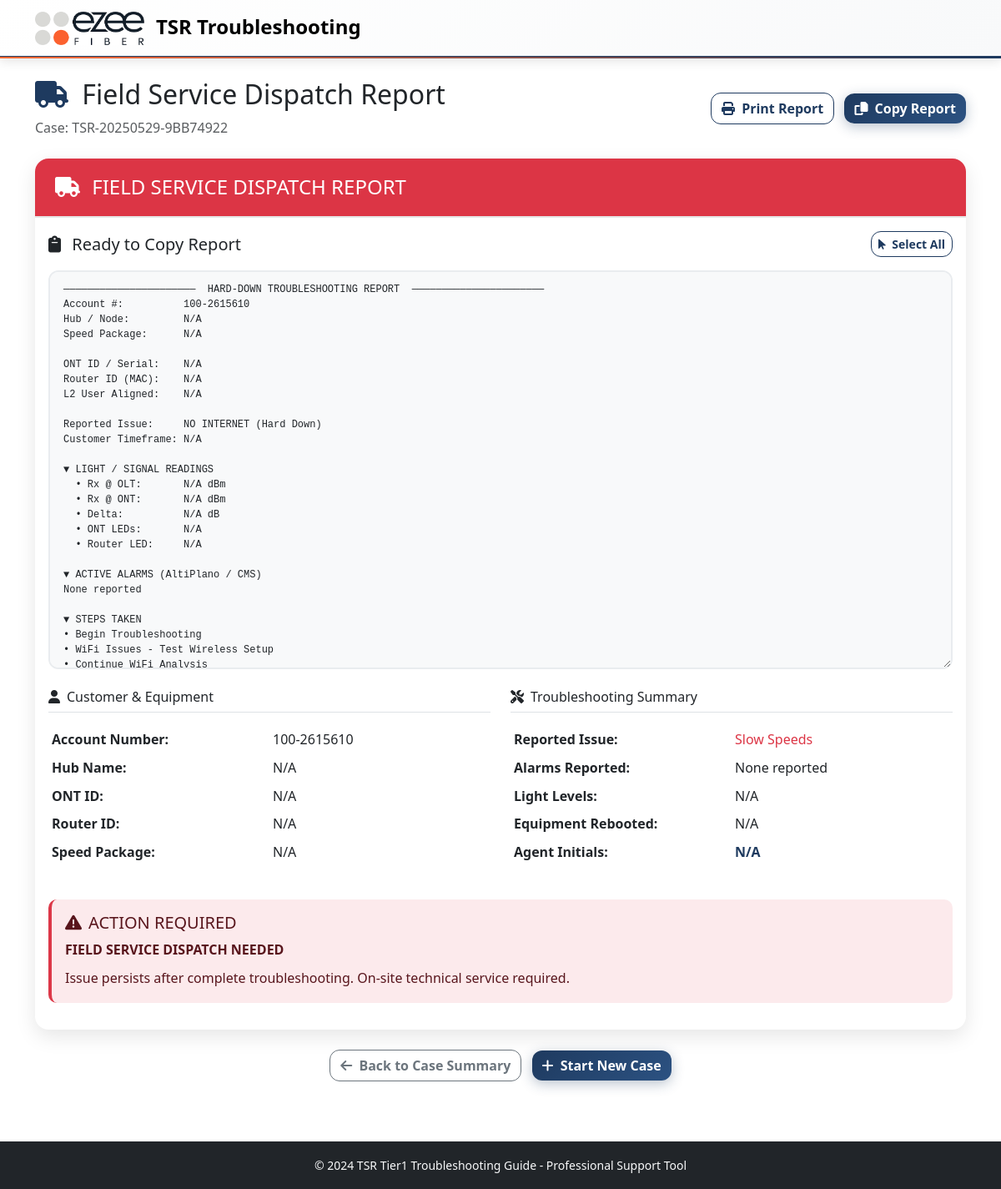
The page /dispatch_report/155 on the database its author committed.
### models.py (models this page shows, shortened)
class TroubleshootingCase(db.Model):
    id = db.Column(db.Integer, primary_key=True)
    session_id = db.Column(db.String(100), nullable=False)
    case_number = db.Column(db.String(50), unique=True, nullable=False)
    customer_info = db.Column(db.Text)  # JSON string
    ont_type = db.Column(db.String(50))
    ont_id = db.Column(db.String(50))  # ONT identifier (flexible format)
    router_type = db.Column(db.String(50))
    router_id = db.Column(db.String(50))  # Router identifier (flexible format)
    issue_type = db.Column(db.String(100))
    resolution = db.Column(db.String(200))
    status = db.Column(db.String(20), default='in_progress')  # in_progress, resolved, escalated, unresolved
    created_at = db.Column(db.DateTime, default=datetime.utcnow)
    completed_at = db.Column(db.DateTime)
    start_time = db.Column(db.Float)  # timestamp
    end_time = db.Column(db.Float)  # timestamp
    def get_customer_info(self):
        if self.customer_info:
            return json.loads(self.customer_info)
        return {}

### routes.py (the view)
@app.route('/dispatch_report/<int:case_id>')
def dispatch_report(case_id):
    case = TroubleshootingCase.query.get_or_404(case_id)
    report = generate_dispatch_report(case)
    return render_template('dispatch_report.html', case=case, report=report)

### templates/dispatch_report.html (shortened to what this page needs)
{% extends "base.html" %}
{% block content %}
<div class="container py-4">
    <div class="row justify-content-between align-items-center mb-4">
        <div class="col">
            <h2>
                <i class="fas fa-truck me-2 text-primary"></i>
                Field Service Dispatch Report
            </h2>
            <p class="text-muted mb-0">Case: {{ case.case_number }}</p>
        </div>
        <div class="col-auto">
            <button onclick="window.print()" class="btn btn-outline-primary me-2">
                <i class="fas fa-print me-1"></i>
                Print Report
            </button>
            <button onclick="copyReportToClipboard()" class="btn btn-primary">
                <i class="fas fa-copy me-1"></i>
                Copy Report
            </button>
        </div>
    </div>
    <div class="card">
        <div class="card-header bg-danger text-white">
            <h4 class="mb-0">
                <i class="fas fa-truck me-2"></i>
                FIELD SERVICE DISPATCH REPORT
            </h4>
        </div>
        <div class="card-body">
            <div class="mb-4">
                <div class="d-flex justify-content-between align-items-center mb-3">
                    <h5 class="mb-0">
                        <i class="fas fa-clipboard me-2"></i>
                        Ready to Copy Report
                    </h5>
                    <button onclick="selectAllReport()" class="btn btn-outline-primary btn-sm">
                        <i class="fas fa-mouse-pointer me-1"></i>
                        Select All
                    </button>
                </div>
                <textarea id="dispatchReportText" class="form-control" rows="25" readonly style="font-family: 'Courier New', monospace; font-size: 12px; background-color: #f8f9fa;">{{ report.formatted_report }}</textarea>
            </div>
            <div class="row">
                <div class="col-md-6">
                    <h6 class="border-bottom pb-2 mb-3">
                        <i class="fas fa-user me-2"></i>Customer & Equipment
                    </h6>
                    <table class="table table-sm table-borderless">
                        <tr>
                            <td class="fw-bold" style="width: 50%;">Account Number:</td>
                            <td>{{ report.account_number }}</td>
                        </tr>
                        <tr>
                            <td class="fw-bold">Hub Name:</td>
                            <td>{{ report.hub_name }}</td>
                        </tr>
                        <tr>
                            <td class="fw-bold">ONT ID:</td>
                            <td>{{ report.ont_id }}</td>
                        </tr>
                        <tr>
                            <td class="fw-bold">Router ID:</td>
                            <td>{{ report.router_id }}</td>
                        </tr>
                        <tr>
                            <td class="fw-bold">Speed Package:</td>
                            <td>{{ report.speed_package }}</td>
                        </tr>
                    </table>
                </div>
                <div class="col-md-6">
                    <h6 class="border-bottom pb-2 mb-3">
                        <i class="fas fa-tools me-2"></i>Troubleshooting Summary
                    </h6>
                    <table class="table table-sm table-borderless">
                        <tr>
                            <td class="fw-bold" style="width: 50%;">Reported Issue:</td>
                            <td class="text-danger">{{ report.reported_issue }}</td>
                        </tr>
                        <tr>
                            <td class="fw-bold">Alarms Reported:</td>
                            <td>{{ report.alarms_reported }}</td>
                        </tr>
                        <tr>
                            <td class="fw-bold">Light Levels:</td>
                            <td>{{ report.light_levels }}</td>
                        </tr>
                        <tr>
                            <td class="fw-bold">Equipment Rebooted:</td>
                            <td class="{% if report.equipment_rebooted == 'YES' %}text-success{% endif %}">{{ report.equipment_rebooted }}</td>
                        </tr>
                        <tr>
                            <td class="fw-bold">Agent Initials:</td>
                            <td class="fw-bold text-primary">{{ report.agent_initials }}</td>
                        </tr>
                    </table>
                </div>
            </div>
            <div class="alert alert-danger mt-4">
                <h5><i class="fas fa-exclamation-triangle me-2"></i>ACTION REQUIRED</h5>
                <p class="mb-2"><strong>FIELD SERVICE DISPATCH NEEDED</strong></p>
                <p class="mb-0">Issue persists after complete troubleshooting. On-site technical service required.</p>
            </div>
        </div>
    </div>
    <div class="mt-4 text-center">
        <a href="{{ url_for('case_summary', case_id=case.id) }}" class="btn btn-outline-secondary me-2">
            <i class="fas fa-arrow-left me-1"></i>
            Back to Case Summary
        </a>
        <a href="{{ url_for('restart_case') }}" class="btn btn-primary">
            <i class="fas fa-plus me-1"></i>
            Start New Case
        </a>
    </div>
</div>
{% endblock %}

### static/css/custom.css (style rules this page uses)
:root { --primary-color: 0 84% 60%; --success-color: 142 71% 45%; --info-color: 199 89% 48%; --warning-color: 45 100% 51%; --danger-color: 354 70% 54%; }
body { font-family: 'Segoe UI', Tahoma, Geneva, Verdana, sans-serif; line-height: 1.6; }
.card { border: none; box-shadow: 0 2px 8px rgba(0, 0, 0, 0.1); border-radius: 12px; transition: transform 0.2s ease, box-shadow 0.2s ease; }
.card-header { border-radius: 12px 12px 0 0 !important; border-bottom: none; padding: 1.25rem 1.5rem; }
.alert { border: none; border-radius: 10px; border-left: 4px solid; }
.alert-danger { border-left-color: hsl(var(--danger-color)); background-color: hsl(var(--danger-color) / 0.1); }
.btn { border-radius: 8px; font-weight: 500; transition: all 0.2s ease; }
.form-control { border-radius: 8px; border: 1px solid var(--bs-border-color); transition: border-color 0.2s ease, box-shadow 0.2s ease; }

### static/css/ezee-theme.css (style rules this page uses)
:root { --ezee-navy: #1e3a5f; --ezee-orange: #ff6b35; --ezee-light-grey: #e5e5e5; --ezee-dark-grey: #6c757d; --ezee-white: #ffffff; }
.btn-primary { background-color: var(--ezee-navy); border-color: var(--ezee-navy); }
.btn-outline-primary { color: var(--ezee-navy); border-color: var(--ezee-navy); }
.text-primary { color: var(--ezee-navy) !important; }
.card { border: none; border-radius: 16px; box-shadow: 0 8px 25px rgba(0, 0, 0, 0.1); transition: all 0.3s ease; }
.card-header { border-radius: 16px 16px 0 0 !important; border-bottom: 2px solid var(--ezee-light-grey); }
.btn { border-radius: 12px; font-weight: 600; transition: all 0.3s cubic-bezier(0.4, 0, 0.2, 1); position: relative; overflow: hidden; }
.btn-primary { background: linear-gradient(135deg, var(--ezee-navy) 0%, #2c5282 100%); border: none; box-shadow: 0 4px 15px rgba(30, 58, 95, 0.3); }
.form-control, .form-select { border-radius: 12px; border: 2px solid #e9ecef; padding: 0.75rem 1rem; transition: all 0.3s ease; font-size: 1rem; }

### rows shown on the page
TroubleshootingCase: case_number "TSR-20250529-9BB74922", reported_issue "Slow Speeds"

### other values the page prints
{{ report.account_number }} "100-2615610"
{{ report.hub_name }} "N/A"
{{ report.ont_id }} "N/A"
{{ report.router_id }} "N/A"
{{ report.speed_package }} "N/A"
{{ report.alarms_reported }} "None reported"
{{ report.light_levels }} "N/A"
{{ report.equipment_rebooted }} "N/A"
{{ report.agent_initials }} "N/A"
